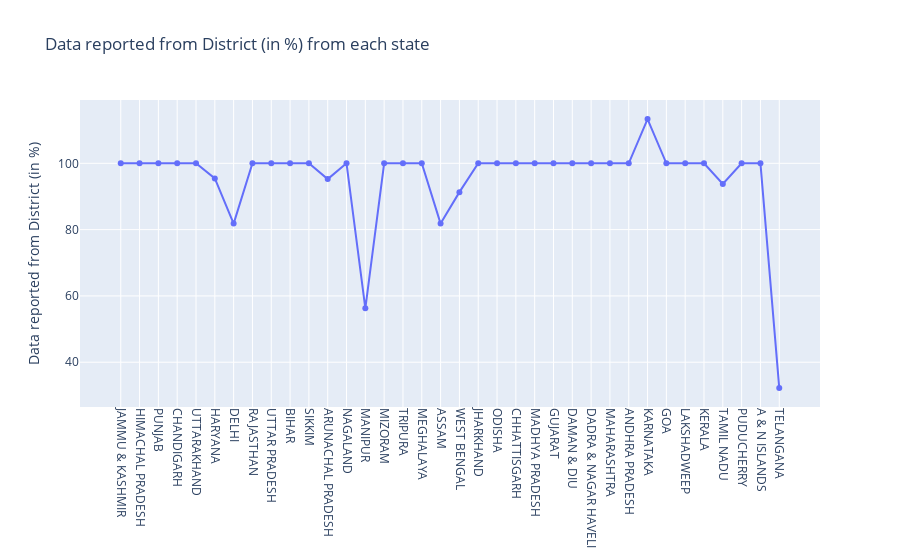

The notebook cell saved with this chart:
### Code cell
x = df_ele.STATNAME

# Creating trace1
trace1 = go.Scatter(
                    x = x,
                    y = df_ele.PER_DIST,
                    mode = "lines+markers",
                    name = "District count",
                    text= df_ele.STATNAME)

data = [trace1]
layout = dict(title = 'Data reported from District (in %) from each state',
              xaxis= dict(
                  ticklen= 5,
                  tickangle=90,
                  zeroline= False),
                  
              yaxis=dict(
                    title='Data reported from District (in %)'
                )
             )
fig = dict(data = data, layout = layout)
iplot(fig)

### Figure 1 — Plotly figure (JSON) as saved in the notebook; plotly's stock layout.template omitted (floating-point values rounded to 4 significant figures)
{"data": [{"mode": "lines+markers", "name": "District count", "text": ["JAMMU & KASHMIR", "HIMACHAL PRADESH", "PUNJAB", "CHANDIGARH", "UTTARAKHAND", "HARYANA", "DELHI", "RAJASTHAN", "UTTAR PRADESH", "BIHAR", "SIKKIM", "ARUNACHAL PRADESH", "NAGALAND", "MANIPUR", "MIZORAM", "TRIPURA", "MEGHALAYA", "ASSAM", "WEST BENGAL", "JHARKHAND", "ODISHA", "CHHATTISGARH", "MADHYA PRADESH", "GUJARAT", "DAMAN & DIU", "DADRA & NAGAR HAVELI", "MAHARASHTRA", "ANDHRA PRADESH", "KARNATAKA", "GOA", "LAKSHADWEEP", "KERALA", "TAMIL NADU", "PUDUCHERRY", "A & N ISLANDS", "TELANGANA"], "type": "scatter", "x": ["JAMMU & KASHMIR", "HIMACHAL PRADESH", "PUNJAB", "CHANDIGARH", "UTTARAKHAND", "HARYANA", "DELHI", "RAJASTHAN", "UTTAR PRADESH", "BIHAR", "SIKKIM", "ARUNACHAL PRADESH", "NAGALAND", "MANIPUR", "MIZORAM", "TRIPURA", "MEGHALAYA", "ASSAM", "WEST BENGAL", "JHARKHAND", "ODISHA", "CHHATTISGARH", "MADHYA PRADESH", "GUJARAT", "DAMAN & DIU", "DADRA & NAGAR HAVELI", "MAHARASHTRA", "ANDHRA PRADESH", "KARNATAKA", "GOA", "LAKSHADWEEP", "KERALA", "TAMIL NADU", "PUDUCHERRY", "A & N ISLANDS", "TELANGANA"], "y": [100, 100, 100, 100, 100, 95.45, 81.82, 100, 100, 100, 100, 95.24, 100, 56.25, 100, 100, 100, 81.82, 91.3, 100, 100, 100, 100, 100, 100, 100, 100, 100, 113.3, 100, 100, 100, 93.75, 100, 100, 32.26]}], "layout": {"title": {"text": "Data reported from District (in %) from each state"}, "xaxis": {"tickangle": 90, "ticklen": 5, "zeroline": false}, "yaxis": {"title": {"text": "Data reported from District (in %)"}}}}
